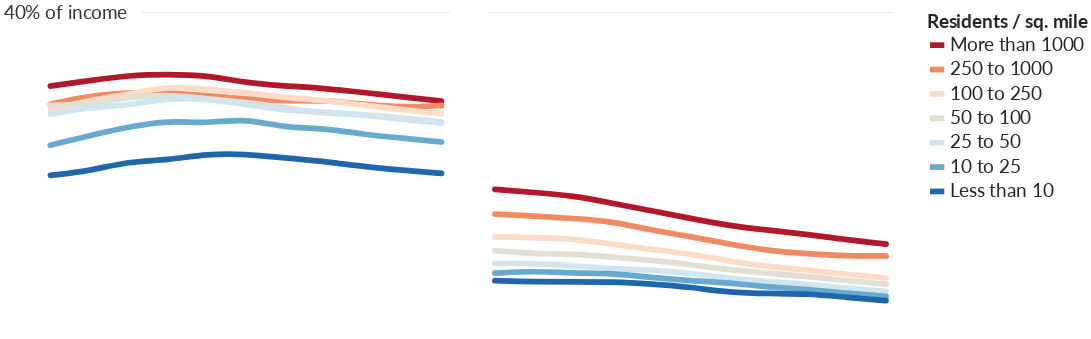

Notebook code for this chart:
### Code cell
comb_pop_den_chart = (rent_pop_den_chart | mort_pop_den_chart).configure_legend(orient='none', legendX=1250, legendY=0, titleFont='Lato', titleFontSize=26, titleOpacity=.85, titleLimit=300, labelFont='Lato', labelFontSize=26, labelOpacity=.85, labelLimit=300, symbolSize=400, symbolStrokeWidth=8)
comb_pop_den_chart

### Figure 1 — Vega-Lite specification as saved in the notebook (floating-point values rounded to 4 significant figures)
{"width": 600, "height": 400, "background": "white", "config": {"title": {"fontWeight": "normal", "fontSize": 36, "anchor": "start", "font": "Lato", "offset": 5}, "axisX": {"grid": false, "labelFont": "Lato", "labelFontSize": 16, "labelAngle": 0, "labelPadding": 10, "ticks": false, "tickSize": 5, "title": null, "titleFont": "Lato", "titleFontSize": 16, "titleFontWeight": "normal", "titleY": 30, "titleX": 280}, "axisY": {"grid": true, "gridOpacity": 1, "labelFont": "Lato", "labelFontSize": 16, "labelLimit": 100, "labelAlign": "left", "labelPadding": 20, "ticks": false, "title": null, "titleFont": "Lato", "titleFontWeight": "normal", "titleFontSize": 16, "titleAlign": "left", "titleAngle": 0, "titleY": -20, "titleX": -20, "domainWidth": 0}, "view": {"strokeOpacity": 0}, "legend": {"labelFont": "Lato", "labelFontSize": 26, "labelLimit": 300, "labelOpacity": 0.85, "legendX": 1250, "legendY": 0, "orient": "none", "symbolSize": 400, "symbolStrokeWidth": 8, "titleFont": "Lato", "titleFontSize": 26, "titleLimit": 300, "titleOpacity": 0.85}}, "hconcat": [{"layer": [{"data": {"name": "data-f1d2e6c90994022b09d9bf043d512484"}, "mark": {"type": "line", "interpolate": "basis", "size": 8, "strokeCap": "round"}, "encoding": {"color": {"type": "nominal", "field": "Home_Units", "scale": {"domain": ["More than 1000", "250 to 1000", "100 to 250", "50 to 100", "25 to 50", "10 to 25", "Less than 10"], "range": ["#b2182b", "#ef8a62", "#fddbc7", "#e2e0d3", "#d1e5f0", "#67a9cf", "#2166ac"]}, "title": "Residents / sq. mile"}, "x": {"type": "ordinal", "axis": {"labelFontSize": 26, "labelOpacity": 0.8, "tickSize": 10, "ticks": true, "titleFontSize": 28, "values": [2008, 2018]}, "field": "Year"}, "y": {"type": "quantitative", "axis": {"labelFontSize": 26, "labelOpacity": 0.8, "labelPadding": 35, "titleFontSize": 26, "titleOpacity": 0.8, "titleX": -35, "titleY": -35, "values": [15, 20, 25, 30, 35]}, "field": "Rent_Share_Inc", "scale": {"domain": [10, 40]}, "title": "Counties grouped by population density"}}}, {"data": {"name": "data-210bcfbf6ca010247ca2ea02fc053f02"}, "mark": {"type": "text", "dx": 21, "dy": 0, "font": "lato", "fontSize": 26, "opacity": 0.8}, "encoding": {"text": {"type": "nominal", "field": "text"}, "x": {"type": "ordinal", "field": "x"}, "y": {"type": "quantitative", "field": "y"}}}, {"data": {"name": "data-f8064fcc46e56012f905529fb2f42b79"}, "mark": {"type": "text", "dx": 15, "dy": -4, "fontSize": 11.5, "fontWeight": "bold", "opacity": 0.09}, "encoding": {"text": {"type": "nominal", "field": "text"}, "x": {"type": "ordinal", "axis": null, "field": "x"}, "y": {"type": "quantitative", "axis": null, "field": "y"}}}], "height": 450, "width": 600}, {"layer": [{"data": {"name": "data-ba1618d5c76c34b2e6b213ac41c400e7"}, "mark": {"type": "line", "interpolate": "basis", "size": 8, "strokeCap": "round"}, "encoding": {"color": {"type": "nominal", "field": "Home_Units", "scale": {"domain": ["More than 1000", "250 to 1000", "100 to 250", "50 to 100", "25 to 50", "10 to 25", "Less than 10"], "range": ["#b2182b", "#ef8a62", "#fddbc7", "#e2e0d3", "#d1e5f0", "#67a9cf", "#2166ac"]}, "title": "Residents / sq. mile"}, "x": {"type": "ordinal", "axis": {"labelFontSize": 26, "labelOpacity": 0.8, "tickSize": 10, "ticks": true, "titleFontSize": 28, "values": [2008, 2018]}, "field": "Year"}, "y": {"type": "quantitative", "axis": {"labelFontSize": 26, "labelOpacity": 0, "labelPadding": 0, "titleFontSize": 26, "titleOpacity": 0.8, "titleX": -2, "titleY": -35, "values": [15, 20, 25, 30, 35]}, "field": "Mort_Share_Inc", "scale": {"domain": [10, 40]}, "title": "Counties grouped by population density"}}}, {"data": {"name": "data-868b5685abe58ff4e2b119808eba6245"}, "mark": {"type": "text", "dx": 0, "dy": -4, "fontSize": 11.5, "fontWeight": "bold", "opacity": 0.09}, "encoding": {"text": {"type": "nominal", "field": "text"}, "x": {"type": "ordinal", "axis": null, "field": "x"}, "y": {"type": "quantitative", "axis": null, "field": "y"}}}], "height": 450, "width": 600}], "$schema": "https://vega.github.io/schema/vega-lite/v4.0.0.json", "datasets": {"data-f1d2e6c90994022b09d9bf043d512484": [{"Year": 2008, "Rent_Share_Inc": 33.2, "Home_Units": "More than 1000", "pct_chg": -0.05143, "Order": 1000}, {"Year": 2009, "Rent_Share_Inc": 33.7, "Home_Units": "More than 1000", "pct_chg": 0.01506, "Order": 1000}, {"Year": 2010, "Rent_Share_Inc": 34.2, "Home_Units": "More than 1000", "pct_chg": 0.01484, "Order": 1000}, {"Year": 2011, "Rent_Share_Inc": 34.3, "Home_Units": "More than 1000", "pct_chg": 0.002924, "Order": 1000}, {"Year": 2012, "Rent_Share_Inc": 34.2, "Home_Units": "More than 1000", "pct_chg": -0.002915, "Order": 1000}, {"Year": 2013, "Rent_Share_Inc": 33.5, "Home_Units": "More than 1000", "pct_chg": -0.02047, "Order": 1000}, {"Year": 2014, "Rent_Share_Inc": 33.2, "Home_Units": "More than 1000", "pct_chg": -0.008955, "Order": 1000}, {"Year": 2015, "Rent_Share_Inc": 33.0, "Home_Units": "More than 1000", "pct_chg": -0.006024, "Order": 1000}, {"Year": 2016, "Rent_Share_Inc": 32.6, "Home_Units": "More than 1000", "pct_chg": -0.01212, "Order": 1000}, {"Year": 2017, "Rent_Share_Inc": 32.2, "Home_Units": "More than 1000", "pct_chg": -0.01227, "Order": 1000}, {"Year": 2018, "Rent_Share_Inc": 31.8, "Home_Units": "More than 1000", "pct_chg": -0.01242, "Order": 1000}, {"Year": 2008, "Rent_Share_Inc": 31.5, "Home_Units": "250 to 1000", "pct_chg": -0.003165, "Order": 1000}, {"Year": 2009, "Rent_Share_Inc": 32.3, "Home_Units": "250 to 1000", "pct_chg": 0.0254, "Order": 1000}, {"Year": 2010, "Rent_Share_Inc": 32.6, "Home_Units": "250 to 1000", "pct_chg": 0.009288, "Order": 1000}, {"Year": 2011, "Rent_Share_Inc": 32.6, "Home_Units": "250 to 1000", "pct_chg": 0.0, "Order": 1000}, {"Year": 2012, "Rent_Share_Inc": 32.3, "Home_Units": "250 to 1000", "pct_chg": -0.009202, "Order": 1000}, {"Year": 2013, "Rent_Share_Inc": 32.0, "Home_Units": "250 to 1000", "pct_chg": -0.009288, "Order": 1000}, {"Year": 2014, "Rent_Share_Inc": 31.8, "Home_Units": "250 to 1000", "pct_chg": -0.00625, "Order": 1000}, {"Year": 2015, "Rent_Share_Inc": 31.9, "Home_Units": "250 to 1000", "pct_chg": 0.003145, "Order": 1000}, {"Year": 2016, "Rent_Share_Inc": 31.5, "Home_Units": "250 to 1000", "pct_chg": -0.01254, "Order": 1000}, {"Year": 2017, "Rent_Share_Inc": 31.2, "Home_Units": "250 to 1000", "pct_chg": -0.009524, "Order": 1000}, {"Year": 2018, "Rent_Share_Inc": 31.4, "Home_Units": "250 to 1000", "pct_chg": 0.00641, "Order": 1000}, {"Year": 2008, "Rent_Share_Inc": 31.0, "Home_Units": "100 to 250", "pct_chg": 0.1071, "Order": 250}, {"Year": 2009, "Rent_Share_Inc": 31.9, "Home_Units": "100 to 250", "pct_chg": 0.02903, "Order": 250}, {"Year": 2010, "Rent_Share_Inc": 32.4, "Home_Units": "100 to 250", "pct_chg": 0.01567, "Order": 250}, {"Year": 2011, "Rent_Share_Inc": 33.2, "Home_Units": "100 to 250", "pct_chg": 0.02469, "Order": 250}, {"Year": 2012, "Rent_Share_Inc": 32.9, "Home_Units": "100 to 250", "pct_chg": -0.009036, "Order": 250}, {"Year": 2013, "Rent_Share_Inc": 32.6, "Home_Units": "100 to 250", "pct_chg": -0.009119, "Order": 250}, {"Year": 2014, "Rent_Share_Inc": 32.1, "Home_Units": "100 to 250", "pct_chg": -0.01534, "Order": 250}, {"Year": 2015, "Rent_Share_Inc": 31.9, "Home_Units": "100 to 250", "pct_chg": -0.00623, "Order": 250}, {"Year": 2016, "Rent_Share_Inc": 31.4, "Home_Units": "100 to 250", "pct_chg": -0.01567, "Order": 250}, {"Year": 2017, "Rent_Share_Inc": 31.02, "Home_Units": "100 to 250", "pct_chg": 0.02548, "Order": 250}, {"Year": 2018, "Rent_Share_Inc": 30.63, "Home_Units": "100 to 250", "pct_chg": 0.009317, "Order": 250}, {"Year": 2008, "Rent_Share_Inc": 31.4, "Home_Units": "50 to 100", "pct_chg": 0.0, "Order": 100}, {"Year": 2009, "Rent_Share_Inc": 31.5, "Home_Units": "50 to 100", "pct_chg": 0.003185, "Order": 100}, {"Year": 2010, "Rent_Share_Inc": 32.2, "Home_Units": "50 to 100", "pct_chg": 0.02222, "Order": 100}, {"Year": 2011, "Rent_Share_Inc": 32.4, "Home_Units": "50 to 100", "pct_chg": 0.006211, "Order": 100}, {"Year": 2012, "Rent_Share_Inc": 32.0, "Home_Units": "50 to 100", "pct_chg": -0.01235, "Order": 100}, {"Year": 2013, "Rent_Share_Inc": 31.7, "Home_Units": "50 to 100", "pct_chg": -0.009375, "Order": 100}, {"Year": 2014, "Rent_Share_Inc": 31.2, "Home_Units": "50 to 100", "pct_chg": -0.01577, "Order": 100}, {"Year": 2015, "Rent_Share_Inc": 30.6, "Home_Units": "50 to 100", "pct_chg": -0.01923, "Order": 100}, {"Year": 2016, "Rent_Share_Inc": 30.6, "Home_Units": "50 to 100", "pct_chg": 0.0, "Order": 100}, {"Year": 2017, "Rent_Share_Inc": 30.23, "Home_Units": "50 to 100", "pct_chg": 0.07843, "Order": 100}, {"Year": 2018, "Rent_Share_Inc": 29.85, "Home_Units": "50 to 100", "pct_chg": -0.06061, "Order": 100}, {"Year": 2008, "Rent_Share_Inc": 30.6, "Home_Units": "25 to 50", "pct_chg": -0.05846, "Order": 50}, {"Year": 2009, "Rent_Share_Inc": 31.2, "Home_Units": "25 to 50", "pct_chg": 0.01961, "Order": 50}, {"Year": 2010, "Rent_Share_Inc": 31.4, "Home_Units": "25 to 50", "pct_chg": 0.00641, "Order": 50}, {"Year": 2011, "Rent_Share_Inc": 32.1, "Home_Units": "25 to 50", "pct_chg": 0.02229, "Order": 50}, {"Year": 2012, "Rent_Share_Inc": 32.0, "Home_Units": "25 to 50", "pct_chg": -0.003115, "Order": 50}, {"Year": 2013, "Rent_Share_Inc": 31.5, "Home_Units": "25 to 50", "pct_chg": -0.01562, "Order": 50}, {"Year": 2014, "Rent_Share_Inc": 30.9, "Home_Units": "25 to 50", "pct_chg": -0.01905, "Order": 50}, {"Year": 2015, "Rent_Share_Inc": 30.8, "Home_Units": "25 to 50", "pct_chg": -0.003236, "Order": 50}, {"Year": 2016, "Rent_Share_Inc": 30.5, "Home_Units": "25 to 50", "pct_chg": -0.00974, "Order": 50}, {"Year": 2017, "Rent_Share_Inc": 30.13, "Home_Units": "25 to 50", "pct_chg": 0.003279, "Order": 50}, {"Year": 2018, "Rent_Share_Inc": 29.75, "Home_Units": "25 to 50", "pct_chg": 0.03268, "Order": 50}, {"Year": 2008, "Rent_Share_Inc": 27.7, "Home_Units": "10 to 25", "pct_chg": null, "Order": 25}, {"Year": 2009, "Rent_Share_Inc": 28.6, "Home_Units": "10 to 25", "pct_chg": 0.03249, "Order": 25}, {"Year": 2010, "Rent_Share_Inc": 29.4, "Home_Units": "10 to 25", "pct_chg": 0.02797, "Order": 25}, {"Year": 2011, "Rent_Share_Inc": 30.0, "Home_Units": "10 to 25", "pct_chg": 0.02041, "Order": 25}, {"Year": 2012, "Rent_Share_Inc": 29.7, "Home_Units": "10 to 25", "pct_chg": -0.01, "Order": 25}, {"Year": 2013, "Rent_Share_Inc": 30.2, "Home_Units": "10 to 25", "pct_chg": 0.01684, "Order": 25}, {"Year": 2014, "Rent_Share_Inc": 29.3, "Home_Units": "10 to 25", "pct_chg": -0.0298, "Order": 25}, {"Year": 2015, "Rent_Share_Inc": 29.3, "Home_Units": "10 to 25", "pct_chg": 0.0, "Order": 25}, {"Year": 2016, "Rent_Share_Inc": 28.7, "Home_Units": "10 to 25", "pct_chg": -0.02048, "Order": 25}, {"Year": 2017, "Rent_Share_Inc": 28.35, "Home_Units": "10 to 25", "pct_chg": -0.006969, "Order": 25}, {"Year": 2018, "Rent_Share_Inc": 28.0, "Home_Units": "10 to 25", "pct_chg": -0.01754, "Order": 25}, {"Year": 2008, "Rent_Share_Inc": 24.9, "Home_Units": "Less than 10", "pct_chg": -0.1968, "Order": 10}, {"Year": 2009, "Rent_Share_Inc": 25.3, "Home_Units": "Less than 10", "pct_chg": 0.01606, "Order": 10}, {"Year": 2010, "Rent_Share_Inc": 26.2, "Home_Units": "Less than 10", "pct_chg": 0.03557, "Order": 10}, {"Year": 2011, "Rent_Share_Inc": 26.3, "Home_Units": "Less than 10", "pct_chg": 0.003817, "Order": 10}, {"Year": 2012, "Rent_Share_Inc": 26.9, "Home_Units": "Less than 10", "pct_chg": 0.02281, "Order": 10}, {"Year": 2013, "Rent_Share_Inc": 26.9, "Home_Units": "Less than 10", "pct_chg": 0.0, "Order": 10}, {"Year": 2014, "Rent_Share_Inc": 26.5, "Home_Units": "Less than 10", "pct_chg": -0.01487, "Order": 10}, {"Year": 2015, "Rent_Share_Inc": 26.2, "Home_Units": "Less than 10", "pct_chg": -0.01132, "Order": 10}, {"Year": 2016, "Rent_Share_Inc": 25.7, "Home_Units": "Less than 10", "pct_chg": -0.01908, "Order": 10}, {"Year": 2017, "Rent_Share_Inc": 25.39, "Home_Units": "Less than 10", "pct_chg": 0.4397, "Order": 10}, {"Year": 2018, "Rent_Share_Inc": 25.07, "Home_Units": "Less than 10", "pct_chg": -0.05405, "Order": 10}], "data-210bcfbf6ca010247ca2ea02fc053f02": [{"x": 2008, "y": 40, "text": "40% of income"}], "data-f8064fcc46e56012f905529fb2f42b79": [{"x": 2014, "y": 40, "text": "________________________________________________________________________"}], "data-ba1618d5c76c34b2e6b213ac41c400e7": [{"Year": 2008, "Mort_Share_Inc": 23.6, "Home_Units": "More than 1000", "pct_chg": 0.8583, "Order": 1000}, {"Year": 2009, "Mort_Share_Inc": 23.3, "Home_Units": "More than 1000", "pct_chg": -0.01271, "Order": 1000}, {"Year": 2010, "Mort_Share_Inc": 23.0, "Home_Units": "More than 1000", "pct_chg": -0.01288, "Order": 1000}, {"Year": 2011, "Mort_Share_Inc": 22.3, "Home_Units": "More than 1000", "pct_chg": -0.03043, "Order": 1000}, {"Year": 2012, "Mort_Share_Inc": 21.6, "Home_Units": "More than 1000", "pct_chg": -0.03139, "Order": 1000}, {"Year": 2013, "Mort_Share_Inc": 20.9, "Home_Units": "More than 1000", "pct_chg": -0.03241, "Order": 1000}, {"Year": 2014, "Mort_Share_Inc": 20.2, "Home_Units": "More than 1000", "pct_chg": -0.03349, "Order": 1000}, {"Year": 2015, "Mort_Share_Inc": 19.8, "Home_Units": "More than 1000", "pct_chg": -0.0198, "Order": 1000}, {"Year": 2016, "Mort_Share_Inc": 19.4, "Home_Units": "More than 1000", "pct_chg": -0.0202, "Order": 1000}, {"Year": 2017, "Mort_Share_Inc": 18.9, "Home_Units": "More than 1000", "pct_chg": -0.02577, "Order": 1000}, {"Year": 2018, "Mort_Share_Inc": 18.5, "Home_Units": "More than 1000", "pct_chg": -0.02116, "Order": 1000}, {"Year": 2008, "Mort_Share_Inc": 21.3, "Home_Units": "250 to 1000", "pct_chg": 0.2754, "Order": 1000}, {"Year": 2009, "Mort_Share_Inc": 21.1, "Home_Units": "250 to 1000", "pct_chg": -0.00939, "Order": 1000}, {"Year": 2010, "Mort_Share_Inc": 20.9, "Home_Units": "250 to 1000", "pct_chg": -0.009479, "Order": 1000}, {"Year": 2011, "Mort_Share_Inc": 20.6, "Home_Units": "250 to 1000", "pct_chg": -0.01435, "Order": 1000}, {"Year": 2012, "Mort_Share_Inc": 19.8, "Home_Units": "250 to 1000", "pct_chg": -0.03884, "Order": 1000}, {"Year": 2013, "Mort_Share_Inc": 19.2, "Home_Units": "250 to 1000", "pct_chg": -0.0303, "Order": 1000}, {"Year": 2014, "Mort_Share_Inc": 18.5, "Home_Units": "250 to 1000", "pct_chg": -0.03646, "Order": 1000}, {"Year": 2015, "Mort_Share_Inc": 17.9, "Home_Units": "250 to 1000", "pct_chg": -0.03243, "Order": 1000}, {"Year": 2016, "Mort_Share_Inc": 17.6, "Home_Units": "250 to 1000", "pct_chg": -0.01676, "Order": 1000}, {"Year": 2017, "Mort_Share_Inc": 17.4, "Home_Units": "250 to 1000", "pct_chg": -0.01136, "Order": 1000}, {"Year": 2018, "Mort_Share_Inc": 17.4, "Home_Units": "250 to 1000", "pct_chg": 0.0, "Order": 1000}, {"Year": 2008, "Mort_Share_Inc": 19.2, "Home_Units": "100 to 250", "pct_chg": 0.2715, "Order": 250}, {"Year": 2009, "Mort_Share_Inc": 19.1, "Home_Units": "100 to 250", "pct_chg": -0.005208, "Order": 250}, {"Year": 2010, "Mort_Share_Inc": 19.0, "Home_Units": "100 to 250", "pct_chg": -0.005236, "Order": 250}, {"Year": 2011, "Mort_Share_Inc": 18.5, "Home_Units": "100 to 250", "pct_chg": -0.02632, "Order": 250}, {"Year": 2012, "Mort_Share_Inc": 18.0, "Home_Units": "100 to 250", "pct_chg": -0.02703, "Order": 250}, {"Year": 2013, "Mort_Share_Inc": 17.6, "Home_Units": "100 to 250", "pct_chg": -0.02222, "Order": 250}, {"Year": 2014, "Mort_Share_Inc": 16.9, "Home_Units": "100 to 250", "pct_chg": -0.03977, "Order": 250}, {"Year": 2015, "Mort_Share_Inc": 16.4, "Home_Units": "100 to 250", "pct_chg": -0.02959, "Order": 250}, {"Year": 2016, "Mort_Share_Inc": 16.1, "Home_Units": "100 to 250", "pct_chg": -0.01829, "Order": 250}, {"Year": 2017, "Mort_Share_Inc": 15.69, "Home_Units": "100 to 250", "pct_chg": -0.01242, "Order": 250}, {"Year": 2018, "Mort_Share_Inc": 15.35, "Home_Units": "100 to 250", "pct_chg": 0.0, "Order": 250}, {"Year": 2008, "Mort_Share_Inc": 17.9, "Home_Units": "50 to 100", "pct_chg": 0.02874, "Order": 100}, {"Year": 2009, "Mort_Share_Inc": 17.6, "Home_Units": "50 to 100", "pct_chg": -0.01676, "Order": 100}, {"Year": 2010, "Mort_Share_Inc": 17.6, "Home_Units": "50 to 100", "pct_chg": 0.0, "Order": 100}, {"Year": 2011, "Mort_Share_Inc": 17.3, "Home_Units": "50 to 100", "pct_chg": -0.01705, "Order": 100}, {"Year": 2012, "Mort_Share_Inc": 17.0, "Home_Units": "50 to 100", "pct_chg": -0.01734, "Order": 100}, {"Year": 2013, "Mort_Share_Inc": 16.6, "Home_Units": "50 to 100", "pct_chg": -0.02353, "Order": 100}, {"Year": 2014, "Mort_Share_Inc": 16.1, "Home_Units": "50 to 100", "pct_chg": -0.03012, "Order": 100}, {"Year": 2015, "Mort_Share_Inc": 15.8, "Home_Units": "50 to 100", "pct_chg": -0.01863, "Order": 100}, {"Year": 2016, "Mort_Share_Inc": 15.5, "Home_Units": "50 to 100", "pct_chg": -0.01899, "Order": 100}, {"Year": 2017, "Mort_Share_Inc": 15.1, "Home_Units": "50 to 100", "pct_chg": 0.1677, "Order": 100}, {"Year": 2018, "Mort_Share_Inc": 14.78, "Home_Units": "50 to 100", "pct_chg": -0.0442, "Order": 100}, {"Year": 2008, "Mort_Share_Inc": 16.7, "Home_Units": "25 to 50", "pct_chg": 0.05031, "Order": 50}, {"Year": 2009, "Mort_Share_Inc": 16.7, "Home_Units": "25 to 50", "pct_chg": 0.0, "Order": 50}, {"Year": 2010, "Mort_Share_Inc": 16.5, "Home_Units": "25 to 50", "pct_chg": -0.01198, "Order": 50}, {"Year": 2011, "Mort_Share_Inc": 16.2, "Home_Units": "25 to 50", "pct_chg": -0.01818, "Order": 50}, {"Year": 2012, "Mort_Share_Inc": 16.1, "Home_Units": "25 to 50", "pct_chg": -0.006173, "Order": 50}, {"Year": 2013, "Mort_Share_Inc": 15.8, "Home_Units": "25 to 50", "pct_chg": -0.01863, "Order": 50}, {"Year": 2014, "Mort_Share_Inc": 15.3, "Home_Units": "25 to 50", "pct_chg": -0.03165, "Order": 50}, {"Year": 2015, "Mort_Share_Inc": 15.0, "Home_Units": "25 to 50", "pct_chg": -0.01961, "Order": 50}, {"Year": 2016, "Mort_Share_Inc": 14.8, "Home_Units": "25 to 50", "pct_chg": -0.01333, "Order": 50}, {"Year": 2017, "Mort_Share_Inc": 14.42, "Home_Units": "25 to 50", "pct_chg": 0.1081, "Order": 50}, {"Year": 2018, "Mort_Share_Inc": 14.11, "Home_Units": "25 to 50", "pct_chg": 0.01829, "Order": 50}, {"Year": 2008, "Mort_Share_Inc": 15.8, "Home_Units": "10 to 25", "pct_chg": null, "Order": 25}, {"Year": 2009, "Mort_Share_Inc": 16.0, "Home_Units": "10 to 25", "pct_chg": 0.01266, "Order": 25}, {"Year": 2010, "Mort_Share_Inc": 15.8, "Home_Units": "10 to 25", "pct_chg": -0.0125, "Order": 25}, {"Year": 2011, "Mort_Share_Inc": 15.8, "Home_Units": "10 to 25", "pct_chg": 0.0, "Order": 25}, {"Year": 2012, "Mort_Share_Inc": 15.4, "Home_Units": "10 to 25", "pct_chg": -0.02532, "Order": 25}, {"Year": 2013, "Mort_Share_Inc": 15.1, "Home_Units": "10 to 25", "pct_chg": -0.01948, "Order": 25}, {"Year": 2014, "Mort_Share_Inc": 14.9, "Home_Units": "10 to 25", "pct_chg": -0.01325, "Order": 25}, {"Year": 2015, "Mort_Share_Inc": 14.5, "Home_Units": "10 to 25", "pct_chg": -0.02685, "Order": 25}, {"Year": 2016, "Mort_Share_Inc": 14.3, "Home_Units": "10 to 25", "pct_chg": -0.01379, "Order": 25}, {"Year": 2017, "Mort_Share_Inc": 13.93, "Home_Units": "10 to 25", "pct_chg": -0.01399, "Order": 25}, {"Year": 2018, "Mort_Share_Inc": 13.64, "Home_Units": "10 to 25", "pct_chg": 0.07092, "Order": 25}, {"Year": 2008, "Mort_Share_Inc": 15.1, "Home_Units": "Less than 10", "pct_chg": -0.1272, "Order": 10}, {"Year": 2009, "Mort_Share_Inc": 15.0, "Home_Units": "Less than 10", "pct_chg": -0.006623, "Order": 10}, {"Year": 2010, "Mort_Share_Inc": 15.0, "Home_Units": "Less than 10", "pct_chg": 0.0, "Order": 10}, {"Year": 2011, "Mort_Share_Inc": 15.0, "Home_Units": "Less than 10", "pct_chg": 0.0, "Order": 10}, {"Year": 2012, "Mort_Share_Inc": 14.8, "Home_Units": "Less than 10", "pct_chg": -0.01333, "Order": 10}, {"Year": 2013, "Mort_Share_Inc": 14.5, "Home_Units": "Less than 10", "pct_chg": -0.02027, "Order": 10}, {"Year": 2014, "Mort_Share_Inc": 14.0, "Home_Units": "Less than 10", "pct_chg": -0.03448, "Order": 10}, {"Year": 2015, "Mort_Share_Inc": 13.9, "Home_Units": "Less than 10", "pct_chg": -0.007143, "Order": 10}, {"Year": 2016, "Mort_Share_Inc": 13.9, "Home_Units": "Less than 10", "pct_chg": 0.0, "Order": 10}, {"Year": 2017, "Mort_Share_Inc": 13.54, "Home_Units": "Less than 10", "pct_chg": 0.01439, "Order": 10}, {"Year": 2018, "Mort_Share_Inc": 13.26, "Home_Units": "Less than 10", "pct_chg": -0.09929, "Order": 10}], "data-868b5685abe58ff4e2b119808eba6245": [{"x": 2013, "y": 40, "text": "______________________________________________________________________________________________"}]}}
